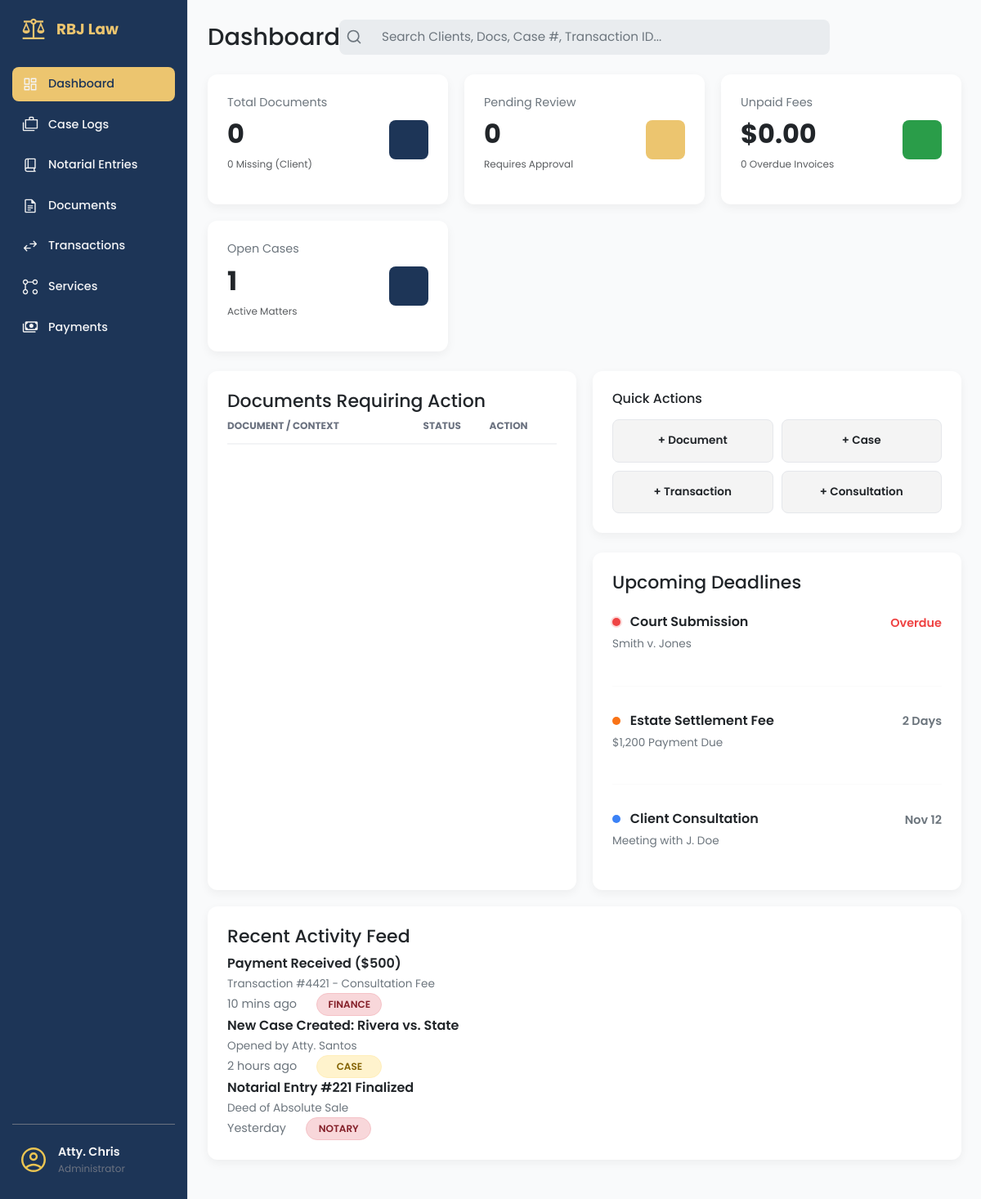
The page /dashboard (signed in) on the database as committed earlier.
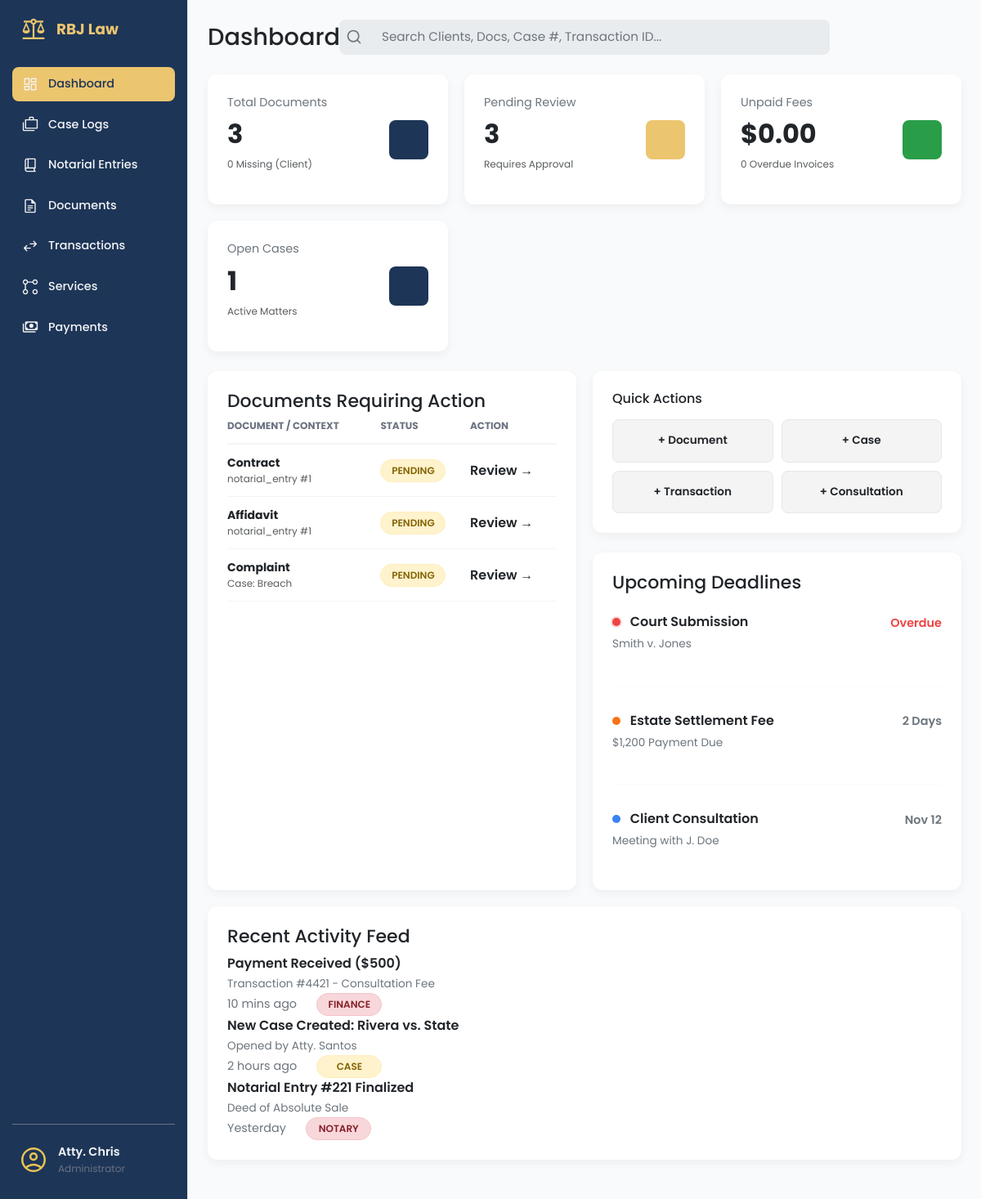
The same page on the database as committed later.
### app/models/document_mdl.py (models this page shows, shortened)
class Document(db.Model):
    __tablename__ = 'documents'
    id = db.Column(db.Integer, primary_key=True)
    filename = db.Column(db.String(255), nullable=False)
    file_path = db.Column(db.String(500), nullable=False)
    file_type = db.Column(db.String(50), nullable=True)
    file_size = db.Column(db.Integer, nullable=True)  # in bytes
    document_type = db.Column(db.String(100), nullable=True)  # e.g., Affidavit, ID, SPA Draft, etc.
    notes = db.Column(db.Text, nullable=True)
    document_status = db.Column(db.String(50), default='Pending', nullable=False)
    parent_type = db.Column(db.String(50), nullable=False)  # 'notarial_entry', 'case', 'client'
    parent_id = db.Column(db.Integer, nullable=False)
    uploaded_by = db.Column(db.Integer, db.ForeignKey('users.id'), nullable=True)
    uploaded_at = db.Column(db.DateTime, default=datetime.utcnow)
    last_modified = db.Column(db.DateTime, default=datetime.utcnow, onupdate=datetime.utcnow)
    uploader = db.relationship('User', backref='uploaded_documents', lazy=True)

### app/routes/dashboard_routes.py (the view)
@dashboard_bp.route('/')
@dashboard_bp.route('/dashboard')
@login_required
def dashboard_page():
    total_docs = Document.query.count()
    missing_docs = Document.query.filter(Document.document_status.ilike('Lacking')).count()
    pending_docs_count = Document.query.filter(Document.document_status.ilike('Pending')).count()
    pending_trans_count = TransactionItem.query.filter_by(transaction_status='Pending Approval').count()
    total_pending = pending_docs_count + pending_trans_count
    unpaid_sum = db.session.query(func.sum(TransactionItem.transaction_amount))\
        .filter(TransactionItem.payment_status == 'Pending').scalar() or 0
    unpaid_count = TransactionItem.query.filter_by(payment_status='Pending').count()
    open_cases = Case.query.filter(Case.status.ilike('active')).count()
    kpi_data = {
        'total_docs': total_docs,
        'missing_docs': missing_docs,
        'pending_review': total_pending,
        'total_unpaid': "{:,.2f}".format(unpaid_sum), # Format as currency string
        'unpaid_count': unpaid_count,
        'open_cases': open_cases
    }
    action_docs_query = Document.query.filter(
        Document.document_status.in_(['Pending', 'Lacking', 'Draft', 'For Signature'])
    ).order_by(
        db.case((Document.document_status == 'Lacking', 1), else_=2),
        Document.last_modified.desc()
    ).limit(5).all()
    action_docs_data = []
    for doc in action_docs_query:
        action_docs_data.append({
            'title': doc.document_type or doc.filename,
            'context': resolve_document_context(doc),
            'status': doc.document_status,
            'id': doc.id,
            'target_url': get_context_url(doc)  # <--- New Smart URL
        })
    context = {
        'kpi': kpi_data, # From Step 1
        'action_docs': action_docs_data
    }
    return render_template('dashboard_page.html', **context)

### app/routes/dashboard_routes.py (called while the page is built)
def resolve_document_context(doc):
    if not doc.parent_type or not doc.parent_id:
        return "General Upload"
    try:
        if doc.parent_type == 'case':
            case = Case.query.get(doc.parent_id)
            return f"Case: {case.title}" if case else "Unknown Case"
        elif doc.parent_type == 'client':
            client = Client.query.get(doc.parent_id)
            return f"Client: {client.last_name}, {client.first_name}" if client else "Unknown Client"
        elif doc.parent_type == 'transaction':
            return f"Transaction #{doc.parent_id}"
    except:
        return f"{doc.parent_type.title()} #{doc.parent_id}"
    return f"{doc.parent_type} #{doc.parent_id}"

def get_context_url(doc):
    if doc.parent_type == 'case':
        return f"/cases/{doc.parent_id}"
    elif doc.parent_type == 'notarial_entry':
        return f"/notarial-entries/{doc.parent_id}"  # CHANGED THIS LINE
    elif doc.parent_type == 'client':
        return f"/clients/{doc.parent_id}"
    return f"/documents/{doc.id}"

### app/templates/dashboard_page.html (shortened to what the changed rows need)
{% extends "base.html" %}
{% block content %}
<main class="dashboard-content">
    <header class="dashboard-header">
        <div class="header-content-left">
            <h1>Dashboard</h1>
        </div>
    </header>
    <section class="dashboard-cards">
        <div class="data-card">
            <div class="data-card__info">
                <span class="data-card__title">Total Documents</span>
                <span class="data-card__value">{{ kpi.total_docs }}</span>
                <p class="text-muted" style="margin-top:4px;">
                    {{ kpi.missing_docs }} Missing (Client)
                </p>
            </div>
        </div>
        <div class="data-card">
            <div class="data-card__info">
                <span class="data-card__title">Pending Review</span>
                <span class="data-card__value">{{ kpi.pending_review }}</span>
                <p class="text-muted" style="margin-top:4px;">Requires Approval</p>
            </div>
        </div>
    </section>
    <section class="dashboard-panels-bottom">
        <div class="panel-card">
            <div class="panel-card__body">
                <table class="action-table">
                    <thead>
                        <tr>
                            <th>Document / Context</th>
                            <th>Status</th>
                            <th>Action</th>
                        </tr>
                    </thead>
                    <tbody>
                        {% for doc in action_docs %}
                        <tr>
                            <td>
                                <div class="text-sm"><strong>{{ doc.title }}</strong></div>
                                <div class="text-muted">{{ doc.context }}</div>
                            </td>
                            <td>
                                {% if doc.status == 'Lacking' %}
                                <span class="status-tag" style="background:#fee2e2; color:#991b1b;">Missing</span>
                                {% elif doc.status == 'For Signature' %}
                                <span class="status-tag" style="background:#fef3c7; color:#92400e;">Sign</span>
                                {% else %}
                                <span class="status-tag status-tag--pending">{{ doc.status }}</span>
                                {% endif %}
                            </td>
                            <td>
                                <a href="{{ doc.target_url }}"
                                    style="color: var(--color-primary); text-decoration: none; font-weight:600;">
                                    {% if doc.status == 'Lacking' %} Upload {% else %} Review {% endif %} &rarr;
                                </a>
                            </td>
                        </tr>
                        {% endfor %}
                    </tbody>
                </table>
            </div>
        </div>
    </section>
</main>
{%endblock %}

Rows that differ between the two databases and show on the page:
added Document: title "Contract", context "notarial_entry #1", status "PENDING", shows "Review"
added Document: title "Affidavit", context "notarial_entry #1", status "PENDING", shows "Review"
added Document: title "Complaint", context "Case: Breach", status "PENDING", shows "Review"
Other text that changed with them:
{{ kpi.total_docs }}: "0" → "3"
{{ kpi.pending_review }}: "0" → "3"
